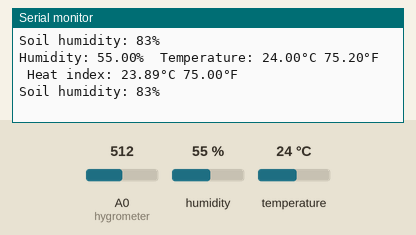
Simulated run of this sketch. Board: Arduino Uno, built with avr-gcc and run on an emulated ATmega328P. On the bench: the last lines printed to the serial monitor. The inputs (shaded band) are chosen by the test bench; at power-on: humidity 55 %, A0 (hygrometer) = 512, temperature 24 °C.

Above: at 5.8 s.
5.9 s: humidity set to 22 %
At 10.16 s:
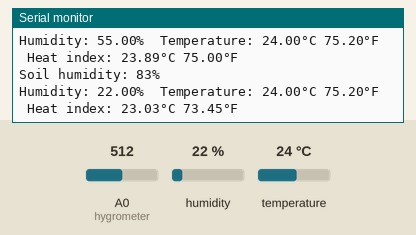
11.9 s: A0 (hygrometer) set to 716
At 15.9 s:
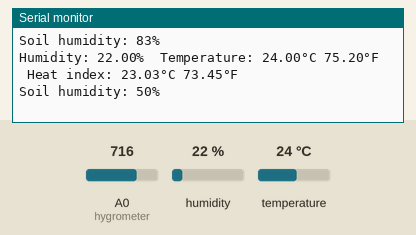
17.9 s: temperature set to 12 °C
At 21.2 s:
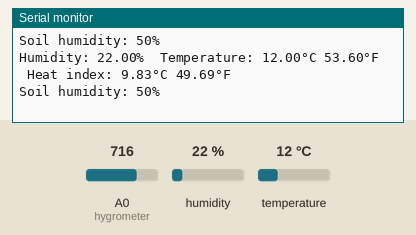
23.9 s: A0 (hygrometer) set to 900
At 26.6 s:
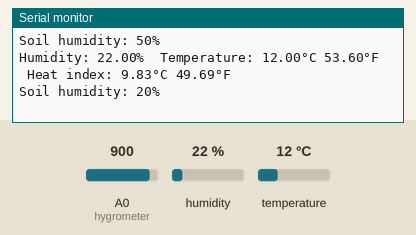
29.9 s: humidity set to 40 %
At 30.7 s:
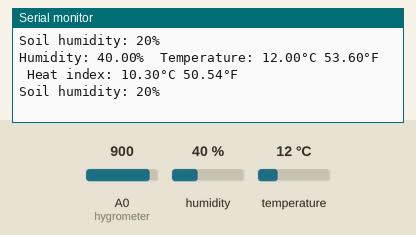
Timing chart, 0 to 32.9 s (numbered marks = the images above; inputs shaded):
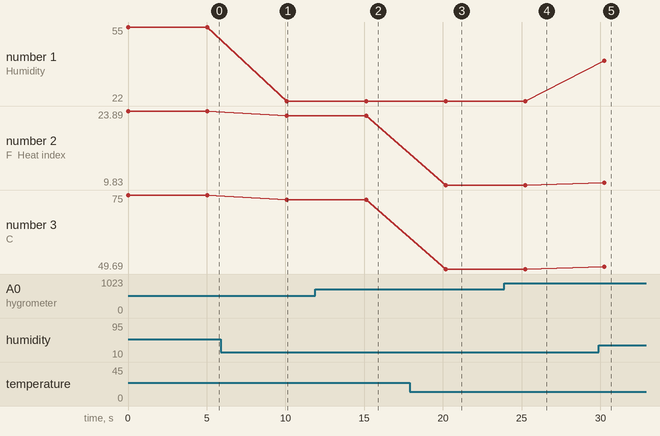

Measured:
- after the input at 5.9 s, the serial monitor: prints a new line after 4.2 s (image 1)
- after the input at 11.9 s, the serial monitor: prints a new line after 3.3 s (image 2)
- after the input at 17.9 s, the serial monitor: prints a new line after 2.3 s (image 3)
- after the input at 23.9 s, the serial monitor: prints a new line after 1.4 s (image 4)
- after the input at 29.9 s, the serial monitor: prints a new line after 0.36 s (image 5)
- plotted number 1: 55 → 22 after the input at 5.9 s, 22 → 40 after the input at 29.9 s
- plotted number 2: 23.89 → 23.03 after the input at 5.9 s, 23.03 → 9.83 after the input at 17.9 s, 9.83 → 10.3 after the input at 29.9 s
- plotted number 3: 75 → 73.45 after the input at 5.9 s, 73.45 → 49.69 after the input at 17.9 s, 49.69 → 50.54 after the input at 29.9 s

The sketch:

geck.ino
```cpp
#include "DHT.h"

//----------------------Pines----------------------
const int hygrometer = A0;
#define DHTPIN 2


//----------------------Pines----------------------
//----------------------Otros----------------------
#define DHTTYPE DHT22

DHT dht(DHTPIN, DHTTYPE);
//----------------------Otros----------------------
//--------------------Variables--------------------
int value;
float h;
float t;
float f;
//--------------------Variables--------------------

void setup() {
  // put your setup code here, to run once:
  Serial.begin(9600);
  dht.begin();
}

void loop() {
  // put your main code here, to run repeatedly:
  readTemperatureHumidity();
  readHumiditySoil();
  delay(5000);
}

//Hygrometer
void readHumiditySoil()
{
  value = analogRead(hygrometer);   //Read analog value
  value = constrain(value,400,1023);  //Keep the ranges!
  value = map(value,400,1023,100,0);  //Map value : 400 will be 100 and 1023 will be 0
  Serial.print("Soil humidity: ");
  Serial.print(value);
  Serial.println("%");
}

//Sensor de humedad y temperatura
void readTemperatureHumidity()
{
  h = dht.readHumidity();
  t = dht.readTemperature();
  f = dht.readTemperature(true);

  if (isnan(h) || isnan(t) || isnan(f)) {
    Serial.println(F("Failed to read from DHT sensor!"));
  }

  else
  {
    float hif = dht.computeHeatIndex(f, h);
    float hic = dht.computeHeatIndex(t, h, false);

    Serial.print(F("Humidity: "));
    Serial.print(h);
    Serial.print(F("%  Temperature: "));
    Serial.print(t);
    Serial.print(F("°C "));
    Serial.print(f);
    Serial.print(F("°F  Heat index: "));
    Serial.print(hic);
    Serial.print(F("°C "));
    Serial.print(hif);
    Serial.println(F("°F"));
  }
}
```
